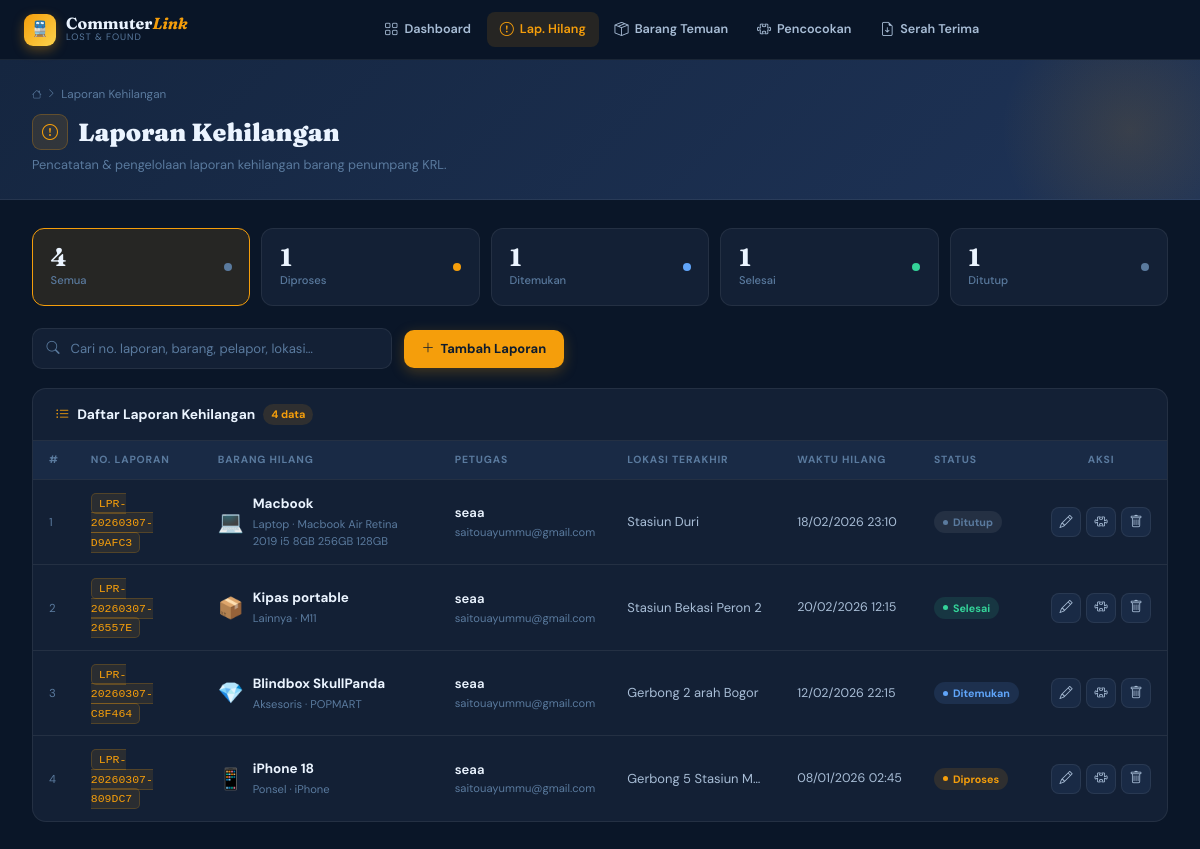
Screenshot of /laporan_kehilangan.php (signed in) with the database file from the repository.
### tables this page shows
CREATE TABLE `laporan_kehilangan` (
  `id` bigint NOT NULL,
  `no_laporan` varchar(30) NOT NULL,
  `user_id` bigint NOT NULL,
  `nama_barang` varchar(150) NOT NULL,
  `kategori` varchar(50) DEFAULT NULL,
  `deskripsi` text,
  `warna` varchar(50) DEFAULT NULL,
  `merek` varchar(100) DEFAULT NULL,
  `lokasi_hilang` varchar(150) NOT NULL,
  `no_krl` varchar(50) DEFAULT NULL,
  `waktu_hilang` datetime NOT NULL,
  `foto_barang` varchar(255) DEFAULT NULL,
  `catatan` text,
  `ditangani_oleh` bigint DEFAULT NULL,
  `id_pelapor_jenis` varchar(30) DEFAULT NULL,
  `id_pelapor_no` varchar(50) DEFAULT NULL,
  `status` enum('diproses','ditemukan','selesai','ditutup') DEFAULT 'diproses',
  `created_at` datetime DEFAULT CURRENT_TIMESTAMP,
  `created_by` bigint DEFAULT NULL,
  `updated_at` datetime DEFAULT CURRENT_TIMESTAMP ON UPDATE CURRENT_TIMESTAMP,
  `updated_by` bigint DEFAULT NULL,
  `deleted_at` datetime DEFAULT NULL,
  `deleted_by` bigint DEFAULT NULL
);

CREATE TABLE `users` (
  `id` bigint NOT NULL,
  `nama` varchar(100) NOT NULL,
  `email` varchar(100) NOT NULL,
  `no_telepon` varchar(20) DEFAULT NULL,
  `telp` varchar(20) DEFAULT NULL,
  `password` varchar(255) NOT NULL,
  `role` enum('pelapor','petugas') NOT NULL,
  `created_at` datetime DEFAULT CURRENT_TIMESTAMP,
  `created_by` bigint DEFAULT NULL,
  `updated_at` datetime DEFAULT CURRENT_TIMESTAMP ON UPDATE CURRENT_TIMESTAMP,
  `updated_by` bigint DEFAULT NULL,
  `deleted_at` datetime DEFAULT NULL,
  `deleted_by` bigint DEFAULT NULL,
  `bio` text,
  `stasiun` varchar(100) DEFAULT NULL,
  `avatar` varchar(255) DEFAULT NULL
);

### laporan_kehilangan.php (the view, shortened to what this page needs)
<?php
$pdo  = getDB();
$pdo->setAttribute(PDO::ATTR_ERRMODE, PDO::ERRMODE_EXCEPTION);
$action = $_GET['action'] ?? 'list';
$statusMap = [
    'diproses'  => ['label' => 'Diproses',  'class' => 'st-open'],
    'ditemukan' => ['label' => 'Ditemukan', 'class' => 'st-matched'],
    'selesai'   => ['label' => 'Selesai',   'class' => 'st-resolved'],
    'ditutup'   => ['label' => 'Ditutup',   'class' => 'st-closed'],
];
$catIcons = [
    'Tas'=>'👜','Dompet'=>'👛','Ponsel'=>'📱','Laptop'=>'💻','Tablet'=>'📟',
    'Kamera'=>'📷','Perhiasan'=>'💍','Jam Tangan'=>'⌚','Kacamata'=>'👓',
    'Dokumen'=>'📄','Pakaian'=>'👕','Sepatu'=>'👟','Kunci'=>'🔑',
    'Uang'=>'💰','Aksesoris'=>'💎','Lainnya'=>'📦',
];
$search   = trim($_GET['q']      ?? '');
$filterSt = trim($_GET['status'] ?? '');
$where  = "lk.deleted_at IS NULL";
$params = [];
$reports = [];
if ($action === 'list') {
    $stmt = $pdo->prepare("
        SELECT lk.*, u.nama AS nama_pelapor, u.email AS email_pelapor
        FROM laporan_kehilangan lk
        LEFT JOIN users u ON lk.user_id = u.id
        WHERE $where
        ORDER BY lk.created_at DESC
        LIMIT 100
    ");
    $stmt->execute($params);
    $reports = $stmt->fetchAll(PDO::FETCH_ASSOC);
}
$counts = ['all' => 0, 'diproses' => 0, 'ditemukan' => 0, 'selesai' => 0, 'ditutup' => 0];
$cStmt  = $pdo->query("SELECT status, COUNT(*) as c FROM laporan_kehilangan WHERE deleted_at IS NULL GROUP BY status");
foreach ($cStmt->fetchAll(PDO::FETCH_ASSOC) as $row) {
    if (isset($counts[$row['status']])) $counts[$row['status']] = (int)$row['c'];
    $counts['all'] += (int)$row['c'];
}
$pageTitle = match($action) {
    'add'   => 'Tambah Laporan',
    'edit'  => 'Edit Laporan',
    default => 'Laporan Kehilangan',
};
?>
<!DOCTYPE html>
<html lang="id">
<head>
  <link href="https://cdn.jsdelivr.net/npm/bootstrap@5.3.2/dist/css/bootstrap.min.css" rel="stylesheet">
  <link href="https://cdn.jsdelivr.net/npm/bootstrap-icons@1.11.3/font/bootstrap-icons.min.css" rel="stylesheet">
</head>
<body>
<nav class="cl-navbar">
  <a href="index_petugas.php" class="cl-brand">
    <div class="cl-brand-icon">🚆</div>
    <div>
      <div class="cl-brand-name">Commuter<em>Link</em></div>
      <div class="cl-brand-sub">Lost &amp; Found</div>
    </div>
  </a>
  <div class="cl-nav-links">
    <a href="index_petugas.php"              class="cl-nav-link"><i class="bi bi-grid"></i> Dashboard</a>
    <a href="laporan_kehilangan.php" class="cl-nav-link active"><i class="bi bi-exclamation-circle"></i> Lap. Hilang</a>
    <a href="barang_temuan.php"      class="cl-nav-link"><i class="bi bi-box-seam"></i> Barang Temuan</a>
    <a href="pencocokan.php"         class="cl-nav-link"><i class="bi bi-puzzle"></i> Pencocokan</a>
    <a href="serah_terima.php" class="cl-nav-link"><i class="bi bi-file-earmark-arrow-down"></i> Serah Terima</a>
  </div>
</nav>
<div class="page-header">
  <div class="ph-inner">
    <div class="bc">
      <a href="index_petugas.php"><i class="bi bi-house"></i></a>
      <i class="bi bi-chevron-right"></i>
      <?php if ($action !== 'list'): ?>
        <a href="laporan_kehilangan.php">Laporan Kehilangan</a>
        <i class="bi bi-chevron-right"></i>
        <span><?= $action === 'add' ? 'Tambah' : 'Edit' ?></span>
      <?php else: ?>
        <span>Laporan Kehilangan</span>
      <?php endif; ?>
    </div>
    <div class="ph-title">
      <div class="ph-icon">
        <i class="bi bi-<?= $action === 'add' ? 'plus-lg' : ($action === 'edit' ? 'pencil' : 'exclamation-circle') ?>"></i>
      </div>
      <?= htmlspecialchars($pageTitle) ?>
    </div>
    <div class="ph-sub">
      <?= $action === 'list'
          ? 'Pencatatan &amp; pengelolaan laporan kehilangan barang penumpang KRL.'
          : 'Isi formulir lengkap untuk mempermudah proses pencocokan barang.' ?>
    </div>
  </div>
</div>
<div class="main-wrap">
<?php if ($action === 'list'): ?>
  <div class="stat-strip fade-up">
    <?php
    $strips = [
      ['key'=>'all',       'lbl'=>'Semua',    'dot'=>'#5A7A9E', 'href'=>'laporan_kehilangan.php'],
      ['key'=>'diproses',  'lbl'=>'Diproses', 'dot'=>'#F59E0B', 'href'=>'laporan_kehilangan.php?status=diproses'],
      ['key'=>'ditemukan', 'lbl'=>'Ditemukan','dot'=>'#60A5FA', 'href'=>'laporan_kehilangan.php?status=ditemukan'],
      ['key'=>'selesai',   'lbl'=>'Selesai',  'dot'=>'#34D399', 'href'=>'laporan_kehilangan.php?status=selesai'],
      ['key'=>'ditutup',   'lbl'=>'Ditutup',  'dot'=>'#5A7A9E', 'href'=>'laporan_kehilangan.php?status=ditutup'],
    ];
    foreach ($strips as $s):
      $isActive = ($s['key'] === 'all' && !$filterSt) || ($s['key'] === $filterSt);
    ?>
    <a href="<?= $s['href'] ?>" class="ss-item <?= $isActive ? 'active' : '' ?>">
      <div>
        <div class="ss-num"><?= $counts[$s['key']] ?></div>
        <div class="ss-lbl"><?= $s['lbl'] ?></div>
      </div>
      <div class="ss-dot" style="background:<?= $s['dot'] ?>;"></div>
    </a>
    <?php endforeach; ?>
  </div>
  <div class="cl-toolbar fade-up d1">
    <form method="GET" class="cl-search">
      <input type="text" name="q" placeholder="Cari no. laporan, barang, pelapor, lokasi…" value="<?= htmlspecialchars($search) ?>">
    </form>
    <a href="laporan_kehilangan.php?action=add" class="btn-cl btn-amber">
      <i class="bi bi-plus-lg"></i> Tambah Laporan
    </a>
  </div>
  <div class="cl-card fade-up d2">
    <div class="cl-card-head">
      <div class="cl-card-title">
        <i class="bi bi-list-ul"></i>
        Daftar Laporan Kehilangan
        <span class="count-pill"><?= count($reports) ?> data</span>
      </div>
    </div>
    <?php if (empty($reports)): ?>
    <div class="empty-state">
      <span class="empty-icon">📋</span>
      <div class="empty-title">Tidak ada laporan kehilangan</div>
      <div class="empty-sub"><?= $search || $filterSt ? 'Tidak ada hasil untuk pencarian / filter ini.' : 'Belum ada laporan yang masuk ke sistem.' ?></div>
      <a href="laporan_kehilangan.php?action=add" class="btn-cl btn-amber"><i class="bi bi-plus-lg"></i> Buat Laporan Baru</a>
    </div>
    <?php else: ?>
    <div class="table-responsive">
      <table class="cl-table">
        <thead>
          <tr>
            <th style="width:36px">#</th>
            <th>No. Laporan</th>
            <th>Barang Hilang</th>
            <th>Petugas</th>
            <th>Lokasi Terakhir</th>
            <th>Waktu Hilang</th>
            <th>Status</th>
            <th style="text-align:center;width:100px">Aksi</th>
          </tr>
        </thead>
        <tbody>
          <?php foreach ($reports as $i => $r):
            $st = $statusMap[$r['status']] ?? ['label'=>$r['status'],'class'=>'st-closed'];
          ?>
          <tr>
            <td><span class="row-num"><?= $i+1 ?></span></td>
            <td><span class="code-tag"><?= htmlspecialchars($r['no_laporan']) ?></span></td>
            <td>
              <div style="display:flex;align-items:center;gap:9px;min-width:170px;">
                <span style="font-size:1.3rem;flex-shrink:0;"><?= $catIcons[$r['kategori'] ?? ''] ?? '📦' ?></span>
                <div>
                  <div class="item-main"><?= htmlspecialchars($r['nama_barang']) ?></div>
                  <div class="item-sub">
                    <?= htmlspecialchars($r['kategori'] ?? '-') ?>
                    <?= !empty($r['merek']) ? ' · ' . htmlspecialchars($r['merek']) : '' ?>
                  </div>
                </div>
              </div>
            </td>
            <td>
              <div class="rname"><?= htmlspecialchars($r['nama_pelapor'] ?? '—') ?></div>
              <div class="rphone"><?= htmlspecialchars($r['email_pelapor'] ?? '') ?></div>
            </td>
            <td style="max-width:170px;">
              <div style="white-space:nowrap;overflow:hidden;text-overflow:ellipsis;max-width:170px;"
                   title="<?= htmlspecialchars($r['lokasi_hilang']) ?>">
                <?= htmlspecialchars($r['lokasi_hilang']) ?>
              </div>
            </td>
            <td style="white-space:nowrap;font-size:.78rem;">
              <?= $r['waktu_hilang'] ? date('d/m/Y H:i', strtotime($r['waktu_hilang'])) : '—' ?>
            </td>
            <td><span class="st-badge <?= $st['class'] ?>"><?= $st['label'] ?></span></td>
            <td style="text-align:center;">
              <div style="display:flex;align-items:center;justify-content:center;gap:5px;">
                <a href="laporan_kehilangan.php?action=edit&id=<?= $r['id'] ?>" class="btn-icon edit" title="Edit"><i class="bi bi-pencil"></i></a>
                <a href="pencocokan.php?laporan_id=<?= $r['id'] ?>" class="btn-icon match" title="Cocokkan"><i class="bi bi-puzzle"></i></a>
                <button class="btn-icon del" title="Hapus"
                  onclick="openDelete(<?= $r['id'] ?>, '<?= addslashes(htmlspecialchars($r['nama_barang'])) ?>')">
                  <i class="bi bi-trash"></i>
                </button>
              </div>
            </td>
          </tr>
          <?php endforeach; ?>
        </tbody>
      </table>
    </div>
    <?php endif; ?>
  </div>
<?php endif; ?>
</div>
</body>
</html>

### rows the page displays
laporan_kehilangan: id "4", no_laporan "LPR-20260307-D9AFC3", kategori "💻", nama_barang "Macbook", kategori "Laptop", merek "Macbook Air Retina 2019 i5 8GB 256GB 128GB", created_by.nama "seaa", created_by.email "saitouayummu@gmail.com", lokasi_hilang "Stasiun Duri", waktu_hilang "18/02/2026 23:10", status "Ditutup"
laporan_kehilangan: no_laporan "LPR-20260307-26557E", kategori "📦", nama_barang "Kipas portable", kategori "Lainnya", merek "M11", created_by.nama "seaa", created_by.email "saitouayummu@gmail.com", lokasi_hilang "Stasiun Bekasi Peron 2", waktu_hilang "20/02/2026 12:15", status "Selesai"
laporan_kehilangan: no_laporan "LPR-20260307-C8F464", kategori "💎", nama_barang "Blindbox SkullPanda", kategori "Aksesoris", merek "POPMART", created_by.nama "seaa", created_by.email "saitouayummu@gmail.com", lokasi_hilang "Gerbong 2 arah Bogor", waktu_hilang "12/02/2026 22:15", status "Ditemukan"
laporan_kehilangan: no_laporan "LPR-20260307-809DC7", kategori "📱", nama_barang "iPhone 18", kategori "Ponsel", merek "iPhone", created_by.nama "seaa", created_by.email "saitouayummu@gmail.com", lokasi_hilang "Gerbong 5 Stasiun M…", waktu_hilang "08/01/2026 02:45", status "Diproses"

### other values shown
$pageTitle "Laporan Kehilangan"
$s['lbl'] "Semua"
$counts[$s['key']] "1"
$s['lbl'] "Diproses"
$s['lbl'] "Ditemukan"
$s['lbl'] "Selesai"
$s['lbl'] "Ditutup"
count($reports) "4"
